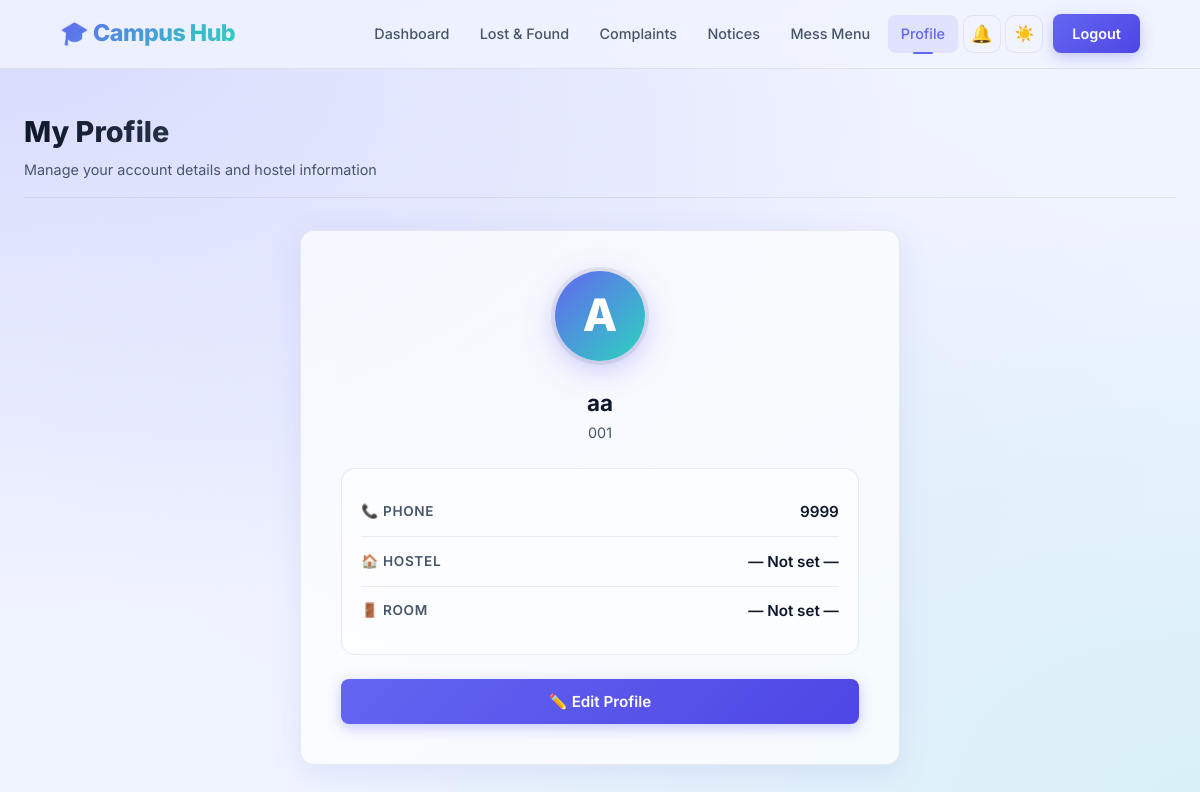
The app's page /profile (signed in) with its own data.
### models.py (models this page shows)
class User(db.Model):
    id = db.Column(db.Integer, primary_key=True)
    name = db.Column(db.String(100), nullable=False)
    roll_no = db.Column(db.String(50), unique=True, nullable=False)
    phone = db.Column(db.String(20), nullable=False)
    password = db.Column(db.String(200), nullable=False)
    hostel_name = db.Column(db.String(100), nullable=True)
    room_no = db.Column(db.String(20), nullable=True)
    is_admin = db.Column(db.Boolean, default=False)
    complaints = db.relationship('Complaint', backref='student', lazy=True)
    items_reported = db.relationship('LostFoundItem', backref='reporter', lazy=True)
    notifications = db.relationship('Notification', backref='user', lazy=True)

### app.py (the view)
@app.route('/profile')
@login_required
def profile():
    return render_template('profile.html')

### app.py (called while the page is built)
def login_required(f):
    @wraps(f)
    def decorated_function(*args, **kwargs):
        if 'user_id' not in session:
            flash('Please log in to access this page.', 'error')
            return redirect(url_for('login'))
        return f(*args, **kwargs)
    return decorated_function

@app.context_processor
def inject_globals():
    user = None
    unread_count = 0
    if 'user_id' in session:
        user = User.query.get(session['user_id'])
        unread_count = Notification.query.filter_by(user_id=session['user_id'], is_read=False).count()
    return dict(current_user=user, unread_notif_count=unread_count, current_endpoint=request.endpoint)

### templates/profile.html (shortened to what this page needs)
{% extends "base.html" %}
{% block content %}
<div class="module-header">
    <div class="module-title">
        <h2>My Profile</h2>
        <p>Manage your account details and hostel information</p>
    </div>
</div>
<div class="profile-container">
    <div class="form-card">
        <div class="profile-avatar">
            <div class="avatar-circle">{{ (current_user.name[0] if current_user.name else '?')|upper }}</div>
        </div>
        <div class="profile-name">{{ current_user.name }}</div>
        <div class="profile-roll">{{ current_user.roll_no }}</div>
        <div id="viewMode" class="view-mode-content">
            <div class="profile-details">
                <div class="detail-row">
                    <span class="detail-label">📞 Phone</span>
                    <span class="detail-value">{{ current_user.phone }}</span>
                </div>
                <div class="detail-row">
                    <span class="detail-label">🏠 Hostel</span>
                    <span class="detail-value">{{ current_user.hostel_name or '— Not set —' }}</span>
                </div>
                <div class="detail-row">
                    <span class="detail-label">🚪 Room</span>
                    <span class="detail-value">{{ current_user.room_no or '— Not set —' }}</span>
                </div>
            </div>
            <div class="edit-btn-row">
                <button class="btn-primary w-100" onclick="toggleEdit(true)">✏️ Edit Profile</button>
            </div>
        </div>
    </div>
</div>
{% endblock %}

### records on screen
User: name "A", name "aa", roll_no "001", phone "9999", hostel_name "— Not set —", room_no "— Not set —"
